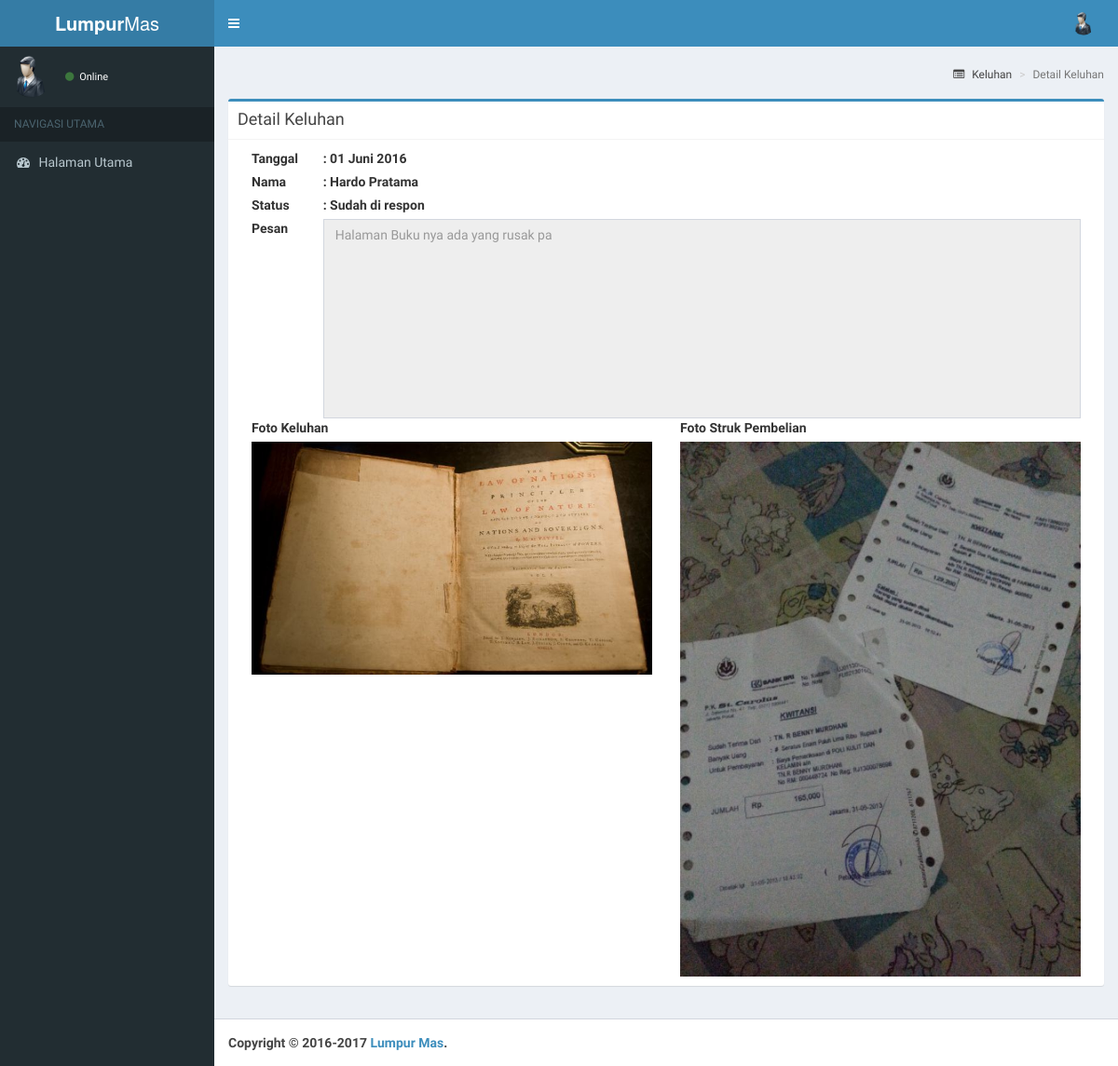
The app's page /asset/keluhan/detail.php?id_keluhan=7 with its own data.
### tables this page shows
CREATE TABLE IF NOT EXISTS `keluhan` (
  `id_keluhan` int(11) NOT NULL AUTO_INCREMENT,
  `tgl_keluhan` datetime NOT NULL DEFAULT CURRENT_TIMESTAMP,
  `isi_keluhan` text,
  `foto_keluhan` varchar(255) NOT NULL,
  `foto_struk` varchar(255) NOT NULL,
  `status` char(2) NOT NULL DEFAULT 'BR',
  `pesan_respon` text,
  `id_pelanggan` int(11) NOT NULL,
  PRIMARY KEY (`id_keluhan`),
  KEY `id_pelanggan` (`id_pelanggan`)
);

CREATE TABLE IF NOT EXISTS `pelanggan` (
  `id_pelanggan` int(11) NOT NULL AUTO_INCREMENT,
  `nama` varchar(30) NOT NULL,
  `alamat` varchar(50) DEFAULT NULL,
  `no_telp` varchar(12) DEFAULT NULL,
  `email` varchar(50) DEFAULT NULL,
  `poin` int(4) DEFAULT '0',
  `id_user` int(11) DEFAULT NULL,
  PRIMARY KEY (`id_pelanggan`),
  KEY `constratint_id_user_pelanggan` (`id_user`)
);

### asset/keluhan/detail.php (the view, shortened to what this page needs)
<?php
	include '../../fungsi/keluhan/index.php';
	$id_keluhan = $_GET['id_keluhan'];
			?> <body onload="BerhasilMengirimBalasan()"></body><?php
			?> <body onload="GagalMengirimBalasan()"></body><?php
	$folder_produk = "../gambar/keluhan/gambar_produk/";
	$folder_struk = "../gambar/keluhan/struk/";
	$sql = "SELECT id_keluhan, tgl_keluhan, isi_keluhan, pesan_respon, foto_keluhan, foto_struk, status, pesan_respon, pelanggan.nama FROM keluhan, pelanggan WHERE keluhan.id_pelanggan=pelanggan.id_pelanggan AND id_keluhan='$id_keluhan'";
	$stmt = $db->prepare($sql);
	$stmt->execute();
	$stmt->bind_result($id_keluhan, $tgl_keluhan, $isi_keluhan, $pesan_respon, $foto_keluhan, $foto_struk, $status, $pesan_respon, $nama);
	?>
	<section class="content-header">
	  	<h1>
	  	</h1>
	  	<ol class="breadcrumb">
	    	<li><a href="../keluhan/"><i class="fa fa-list-alt"></i> Keluhan</a></li>
	    	<li class="active">Detail Keluhan</li>
	  	</ol>
	</section>
    <section class="content">
      	<div class="row">
        	<div class="col-xs-12">
        		<div class="box box-primary">
            		<div class="box-header with-border">
              			<h3 class="box-title">Detail Keluhan</h3>
            		</div>
		            <div class="box-body">
			        	<div class="col-md-1">
			        		<label>
			        			Tanggal
			        		</label>
			        	</div>
				        <div class="col-md-11">
				        	<label>
				        		<?php echo ":   ".Tanggal($tgl_keluhan); ?>
				        	</label>
				        </div>
				        <div class="col-md-1">
			        		<label>
			        			Nama
			        		</label>
			        	</div>
				        <div class="col-md-11">
				        	<label>
				        		<?php echo ":   ".$nama; ?>
				        	</label>
				        </div>
				        <div class="col-md-1">
			        		<label>
			        			Status
			        		</label>
			        	</div>
				        <div class="col-md-11">
				        	<label>
				        		<?php
				        			if ($status=="BR") {
				        			 	echo ": Belum di respon";
				        			}else{
				        				echo ": Sudah di respon";
				        			}
				        		?>
				        	</label>
				        </div>
				        <div class="col-md-1">
			        		<label>
			        			Pesan
			        		</label>
			        	</div>
				        <div class="col-md-11">
				        	<textarea rows="10" cols="100" class="form-control" placeholder="<?php echo $isi_keluhan; ?>" style="resize:none" disabled></textarea>
				        </div>
				        <div class="col-md-6">
			        		<label>
			        			Foto Keluhan
			        		</label>
			        		<img src="<?php echo $folder_produk.$foto_keluhan; ?>" alt="" class="img-responsive">
			        	</div>
				        <div class="col-md-6">
				        	<label>
				        		Foto Struk Pembelian
				        	</label>
			        		<img src="<?php echo $folder_struk.$foto_struk; ?>" alt="" class="img-responsive">
				        </div>
				    </div>
				</div>
			</div>
		</div>
	</section>

### records on screen
keluhan: tgl_keluhan "01 Juni 2016", id_pelanggan.nama "Hardo Pratama", isi_keluhan "Halaman Buku nya ada yang rusak pa", foto_keluhan (picture), foto_struk (picture)
